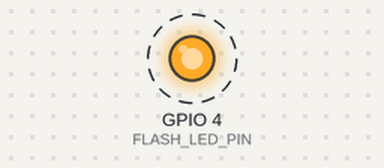
Bench run of a sketch on a simulated ESP32. On the bench: output pins drawn as LEDs (lit = HIGH). Dashed ring = blinking. What the sketch prints to the serial monitor is not drawn.

Above: at 0.2 s.
Timing chart, 0 to 3.0 s (numbered marks = the images above):
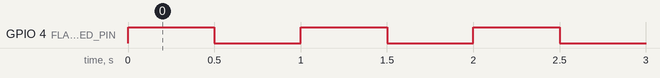

The sketch:

test_camera.ino
```cpp
// ESP32-CAM LED Flash pin (GPIO 4)
#define FLASH_LED_PIN 4

void setup() {
  Serial.begin(115200);

  // Configure the flash LED pin as output
  pinMode(FLASH_LED_PIN, OUTPUT);
  digitalWrite(FLASH_LED_PIN, LOW);

  Serial.println("ESP32-CAM LED Blink Start");
}

void loop() {
  // Turn LED ON
  digitalWrite(FLASH_LED_PIN, HIGH);
  Serial.println("LED ON");
  delay(500);

  // Turn LED OFF
  digitalWrite(FLASH_LED_PIN, LOW);
  Serial.println("LED OFF");
  delay(500);
}
```

Measured:
- by itself, GPIO 4 (FLASH_LED_PIN): alternates HIGH for 0.50 s and LOW for 0.50 s
